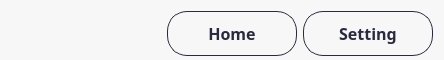
       <widget class="QWidget" name="widget_11" native="true">
        <property name="minimumSize">
         <size>
          <width>0</width>
          <height>60</height>
         </size>
        </property>
        <property name="maximumSize">
         <size>
          <width>16777215</width>
          <height>60</height>
         </size>
        </property>
        <property name="styleSheet">
         <string notr="true">background-color: rgb(247,247,247);
border-radius: 20px;</string>
        </property>
        <layout class="QHBoxLayout" name="horizontalLayout_2">
         <item alignment="Qt::AlignLeft">
          <widget class="QPushButton" name="label_logo">
           <property name="minimumSize">
            <size>
             <width>150</width>
             <height>55</height>
            </size>
           </property>
           <property name="maximumSize">
            <size>
             <width>55</width>
             <height>55</height>
            </size>
           </property>
           <property name="text">
            <string/>
           </property>
           <property name="icon">
            <iconset>
             <normaloff>../images/GIZMO.png</normaloff>../images/GIZMO.png</iconset>
           </property>
           <property name="iconSize">
            <size>
             <width>100</width>
             <height>100</height>
            </size>
           </property>
          </widget>
         </item>
         <item alignment="Qt::AlignRight|Qt::AlignVCenter">
          <widget class="QPushButton" name="btn_home">
           <property name="minimumSize">
            <size>
             <width>130</width>
             <height>45</height>
            </size>
           </property>
           <property name="maximumSize">
            <size>
             <width>130</width>
             <height>40</height>
            </size>
           </property>
           <property name="font">
            <font>
             <family>Bahnschrift SemiBold</family>
             <pointsize>12</pointsize>
             <weight>75</weight>
             <bold>true</bold>
            </font>
           </property>
           <property name="cursor">
            <cursorShape>PointingHandCursor</cursorShape>
           </property>
           <property name="styleSheet">
            <string notr="true">QPushButton {    
    border: 1px solid rgba(40,43,61,255) ;
    border-radius: 20px;
    padding: 5px 10px;
	color: rgba(40,43,61,255) ;
}

QPushButton:hover {
    background-color: ;
}
</string>
           </property>
           <property name="text">
            <string>Home</string>
           </property>
           <property name="icon">
            <iconset>
             <normaloff>../icons/icon-home.png</normaloff>../icons/icon-home.png</iconset>
           </property>
           <property name="iconSize">
            <size>
             <width>30</width>
             <height>30</height>
            </size>
           </property>
          </widget>
         </item>
         <item>
          <widget class="QPushButton" name="btn_setting">
           <property name="minimumSize">
            <size>
             <width>130</width>
             <height>45</height>
            </size>
           </property>
           <property name="maximumSize">
            <size>
             <width>130</width>
             <height>40</height>
            </size>
           </property>
           <property name="font">
            <font>
             <family>Bahnschrift SemiBold</family>
             <pointsize>12</pointsize>
             <weight>75</weight>
             <bold>true</bold>
            </font>
           </property>
           <property name="cursor">
            <cursorShape>PointingHandCursor</cursorShape>
           </property>
           <property name="styleSheet">
            <string notr="true">QPushButton {    
    border: 1px solid rgba(40,43,61,255) ;
    border-radius: 20px;
    padding: 5px 10px;
	color: rgba(40,43,61,255) ;
}

QPushButton:hover {
    background-color: ;
}
</string>
           </property>
           <property name="text">
            <string>Setting</string>
           </property>
           <property name="icon">
            <iconset>
             <normaloff>../icons/icon-setting.png</normaloff>../icons/icon-setting.png</iconset>
           </property>
           <property name="iconSize">
            <size>
             <width>30</width>
             <height>30</height>
            </size>
           </property>
          </widget>
         </item>
        </layout>
       </widget>
